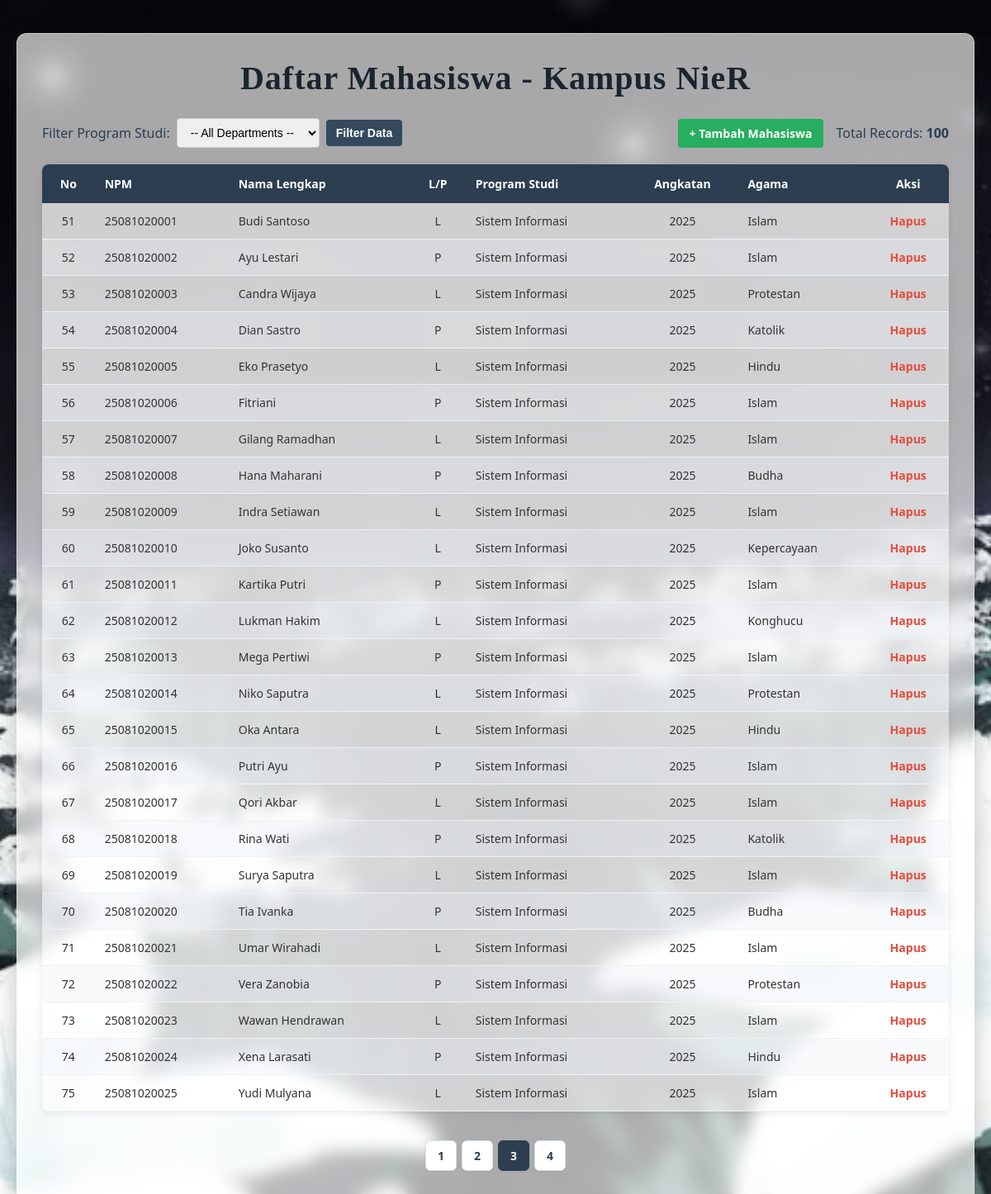
The page /webdl.php?page=3 on the database its author committed.
### tables this page shows
CREATE TABLE `mahasiswa` (
  `id_mahasiswa` int(11) NOT NULL,
  `npm` varchar(20) NOT NULL,
  `nama_mahasiswa` varchar(100) NOT NULL,
  `jenis_kelamin` char(1) DEFAULT NULL,
  `program_studi` varchar(100) DEFAULT NULL,
  `angkatan` int(11) DEFAULT NULL,
  `agama` enum('Budha','Hindu','Islam','Katolik','Kepercayaan','Konghucu','Protestan') DEFAULT NULL
);

### webdl.php (the view, shortened to what this page needs)
<?php
$host = "localhost";
$user = "root";
$pass = "";
$db   = "db mhws";
$conn = mysqli_connect($host, $user, $pass, $db);
$where_sql = "";
$limit = 25;
$page = isset($_GET['page']) ? (int)$_GET['page'] : 1;
$offset = ($page - 1) * $limit;
$count_sql = "SELECT COUNT(*) AS total FROM mahasiswa" . $where_sql;
$count_result = mysqli_query($conn, $count_sql);
$count_row = mysqli_fetch_assoc($count_result);
$total_records = $count_row['total'];
$total_pages = ceil($total_records / $limit);
$sql = "SELECT * FROM mahasiswa" . $where_sql . " LIMIT $limit OFFSET $offset";
$result = mysqli_query($conn, $sql);
?>
<!DOCTYPE html>
<html lang="en">
<head>
</head>
<body>
<div class="container">
    <h2>Daftar Mahasiswa - Kampus NieR</h2>
    <div class="controls">
        <form method="GET" action="webdl.php">
            <label for="prodi">Filter Program Studi:</label>
            <select name="prodi" id="prodi">
                <option value="">-- All Departments --</option>
            </select>
            <button type="submit">Filter Data</button>
        </form>
        <div style="display: flex; align-items: center; gap: 15px;">
            <a href="tambahdata.php" style="background-color: #27ae60; color: white; padding: 8px 14px; text-decoration: none; border-radius: 4px; font-weight: bold; font-size: 14px;">
                + Tambah Mahasiswa
            </a>
            <div>Total Records: <strong><?php echo $total_records; ?></strong></div>
        </div>
    </div>
    <table>
        <thead>
            <tr>
                <th>No</th>
                <th>NPM</th>
                <th>Nama Lengkap</th>
                <th>L/P</th>
                <th>Program Studi</th>
                <th>Angkatan</th>
                <th>Agama</th>
                <th>Aksi</th>
            </tr>
        </thead>
        <tbody>
            <?php
            if (mysqli_num_rows($result) > 0) {
                $no = $offset + 1;
                while($row = mysqli_fetch_assoc($result)) {
                    echo "<tr>";
                    echo "<td>" . $no++ . "</td>";
                    echo "<td>" . $row["npm"] . "</td>";
                    echo "<td>" . $row["nama_mahasiswa"] . "</td>";
                    echo "<td>" . $row["jenis_kelamin"] . "</td>";
                    echo "<td>" . $row["program_studi"] . "</td>";
                    echo "<td>" . $row["angkatan"] . "</td>";
                    echo "<td>" . $row["agama"] . "</td>";
                    echo "<td><a href='hapus.php?id=" . $row["id_mahasiswa"] . "' class='btn-hapus' onclick='return confirm(\"Yakin ingin menghapus data ini?\")'>Hapus</a></td>";
                    echo "</tr>";
                }
            } else {
                echo "<tr><td colspan='8' style='text-align:center;'>No matching records found in the sector.</td></tr>";
            }
            ?>
        </tbody>
    </table>
    <div class="pagination">
        <?php
        for ($i = 1; $i <= $total_pages; $i++) {
            $url = "?page=" . $i;
            $active_class = ($i == $page) ? "class='active'" : "";
            echo "<a href='$url' $active_class>$i</a>";
        }
        ?>
    </div>
</div>
</body>
</html>

### webdl.php (style rules this page uses)
body { font-family: 'Segoe UI', Tahoma, Geneva, Verdana, sans-serif; background-image: url('bekgronlohya.jpg'); background-size: cover; background-position: center; background-repeat: no-repeat; background-attachment: fixed; margin: 0; padding: 20px; color: #2c3e50; }
.container { max-width: 1100px; margin: 20px auto; background-color: rgba(255, 255, 255, 0.65); padding: 30px; border-radius: 12px; box-shadow: 0 8px 32px rgba(0, 0, 0, 0.25); backdrop-filter: blur(10px); -webkit-backdrop-filter: blur(10px); border: 1px solid rgba(255, 255, 255, 0.4); }
h2 { font-family: 'La Obrige', serif; font-size: 2.5rem; text-align: center; margin-top: 0; margin-bottom: 25px; color: #1a252f; letter-spacing: 1px; }
.controls { display: flex; justify-content: space-between; align-items: center; margin-bottom: 20px; flex-wrap: wrap; gap: 15px; }
.controls form { display: flex; align-items: center; gap: 8px; }
.controls select, .controls button { padding: 8px 12px; border-radius: 4px; border: 1px solid #ccc; font-size: 14px; }
.controls button[type="submit"] { background-color: #34495e; color: white; border: none; cursor: pointer; font-weight: 600; }
table { width: 100%; border-collapse: collapse; margin-top: 10px; background-color: rgba(255, 255, 255, 0.30); border-radius: 8px; overflow: hidden; box-shadow: 0 2px 8px rgba(0, 0, 0, 0.08); }
th { background-color: #2c3e50; color: #ffffff; font-size: 14px; font-weight: 600; padding: 14px 12px; text-align: left; border: none; }
td { padding: 12px; border-bottom: 1px solid #eef2f5; font-size: 14px; color: #333; }
th:nth-child(1), td:nth-child(1), th:nth-child(4), td:nth-child(4), th:nth-child(6), td:nth-child(6), th:nth-child(8), td:nth-child(8) { text-align: center; }
tbody tr { background-color: rgba(255, 255, 255, 0.20); }
tbody tr:nth-child(even) { background-color: rgba(240, 244, 248, 0.45); }
a.btn-hapus { color: #e74c3c; font-weight: bold; text-decoration: none; }
.pagination { display: flex; justify-content: center; align-items: center; gap: 6px; margin-top: 25px; margin-bottom: 10px; padding-top: 10px; }
.pagination a { padding: 8px 14px; border: 1px solid #dcdfe6; text-decoration: none; color: #2c3e50; background-color: #ffffff; border-radius: 6px; font-weight: 600; font-size: 14px; transition: all 0.2s ease; box-shadow: 0 1px 3px rgba(0,0,0,0.05); }
.pagination a.active { background-color: #2c3e50; color: white; border-color: #2c3e50; }

### rows shown on the page
mahasiswa: npm "25081020001", nama_mahasiswa "Budi Santoso", jenis_kelamin "L", program_studi "Sistem Informasi", angkatan "2025", agama "Islam"
mahasiswa: npm "25081020002", nama_mahasiswa "Ayu Lestari", jenis_kelamin "P", program_studi "Sistem Informasi", angkatan "2025", agama "Islam"
mahasiswa: npm "25081020003", nama_mahasiswa "Candra Wijaya", jenis_kelamin "L", program_studi "Sistem Informasi", angkatan "2025", agama "Protestan"
mahasiswa: npm "25081020004", nama_mahasiswa "Dian Sastro", jenis_kelamin "P", program_studi "Sistem Informasi", angkatan "2025", agama "Katolik"
mahasiswa: npm "25081020005", nama_mahasiswa "Eko Prasetyo", jenis_kelamin "L", program_studi "Sistem Informasi", angkatan "2025", agama "Hindu"
mahasiswa: npm "25081020006", nama_mahasiswa "Fitriani", jenis_kelamin "P", program_studi "Sistem Informasi", angkatan "2025", agama "Islam"
mahasiswa: npm "25081020007", nama_mahasiswa "Gilang Ramadhan", jenis_kelamin "L", program_studi "Sistem Informasi", angkatan "2025", agama "Islam"
mahasiswa: npm "25081020008", nama_mahasiswa "Hana Maharani", jenis_kelamin "P", program_studi "Sistem Informasi", angkatan "2025", agama "Budha"
mahasiswa: npm "25081020009", nama_mahasiswa "Indra Setiawan", jenis_kelamin "L", program_studi "Sistem Informasi", angkatan "2025", agama "Islam"
mahasiswa: npm "25081020010", nama_mahasiswa "Joko Susanto", jenis_kelamin "L", program_studi "Sistem Informasi", angkatan "2025", agama "Kepercayaan"
mahasiswa: npm "25081020011", nama_mahasiswa "Kartika Putri", jenis_kelamin "P", program_studi "Sistem Informasi", angkatan "2025", agama "Islam"
mahasiswa: npm "25081020012", nama_mahasiswa "Lukman Hakim", jenis_kelamin "L", program_studi "Sistem Informasi", angkatan "2025", agama "Konghucu"
mahasiswa: npm "25081020013", nama_mahasiswa "Mega Pertiwi", jenis_kelamin "P", program_studi "Sistem Informasi", angkatan "2025", agama "Islam"
mahasiswa: npm "25081020014", nama_mahasiswa "Niko Saputra", jenis_kelamin "L", program_studi "Sistem Informasi", angkatan "2025", agama "Protestan"
mahasiswa: npm "25081020015", nama_mahasiswa "Oka Antara", jenis_kelamin "L", program_studi "Sistem Informasi", angkatan "2025", agama "Hindu"
mahasiswa: npm "25081020016", nama_mahasiswa "Putri Ayu", jenis_kelamin "P", program_studi "Sistem Informasi", angkatan "2025", agama "Islam"
mahasiswa: npm "25081020017", nama_mahasiswa "Qori Akbar", jenis_kelamin "L", program_studi "Sistem Informasi", angkatan "2025", agama "Islam"
mahasiswa: npm "25081020018", nama_mahasiswa "Rina Wati", jenis_kelamin "P", program_studi "Sistem Informasi", angkatan "2025", agama "Katolik"
mahasiswa: npm "25081020019", nama_mahasiswa "Surya Saputra", jenis_kelamin "L", program_studi "Sistem Informasi", angkatan "2025", agama "Islam"
mahasiswa: npm "25081020020", nama_mahasiswa "Tia Ivanka", jenis_kelamin "P", program_studi "Sistem Informasi", angkatan "2025", agama "Budha"
mahasiswa: npm "25081020021", nama_mahasiswa "Umar Wirahadi", jenis_kelamin "L", program_studi "Sistem Informasi", angkatan "2025", agama "Islam"
mahasiswa: npm "25081020022", nama_mahasiswa "Vera Zanobia", jenis_kelamin "P", program_studi "Sistem Informasi", angkatan "2025", agama "Protestan"
mahasiswa: npm "25081020023", nama_mahasiswa "Wawan Hendrawan", jenis_kelamin "L", program_studi "Sistem Informasi", angkatan "2025", agama "Islam"
mahasiswa: npm "25081020024", nama_mahasiswa "Xena Larasati", jenis_kelamin "P", program_studi "Sistem Informasi", angkatan "2025", agama "Hindu"
mahasiswa: npm "25081020025", nama_mahasiswa "Yudi Mulyana", jenis_kelamin "L", program_studi "Sistem Informasi", angkatan "2025", agama "Islam"

### other values the page prints
$total_records "100"
